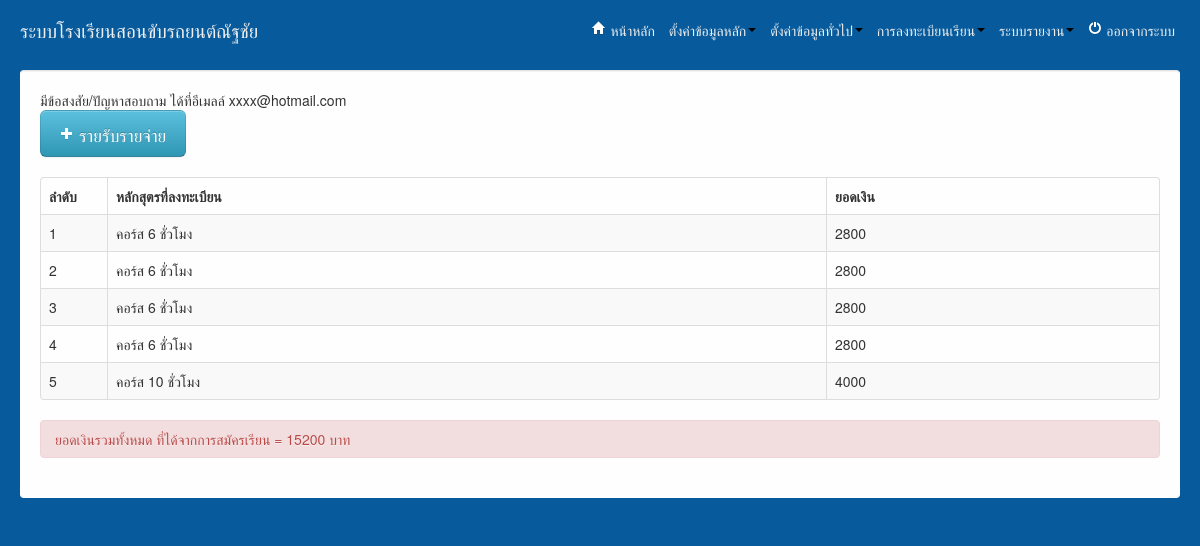
Screenshot of /admin/index.php?url=rpt_income.php (signed in) with the database file from the repository.
### tables this page shows
CREATE TABLE IF NOT EXISTS `tbregister` (
  `id` int(11) NOT NULL AUTO_INCREMENT,
  `username` varchar(50) NOT NULL,
  `password` varchar(50) NOT NULL,
  `name` varchar(255) NOT NULL,
  `addr` text NOT NULL,
  `email` varchar(50) NOT NULL,
  `tel` varchar(20) NOT NULL,
  `degree` varchar(255) NOT NULL,
  `r_day` date NOT NULL,
  `r_time` varchar(255) NOT NULL,
  `r_gear` varchar(250) NOT NULL,
  `r_car` varchar(255) NOT NULL,
  `course_id` int(11) NOT NULL,
  `payment` varchar(50) NOT NULL,
  `status` varchar(50) NOT NULL,
  `type` varchar(50) NOT NULL,
  `created` date NOT NULL,
  `FristPoint` int(11) NOT NULL,
  `EndPoint` int(11) NOT NULL,
  PRIMARY KEY (`id`)
);

CREATE TABLE IF NOT EXISTS `tbcourse` (
  `id` int(11) NOT NULL AUTO_INCREMENT,
  `c_name` varchar(250) NOT NULL,
  `c_time` int(5) NOT NULL,
  `c_price` int(5) NOT NULL,
  PRIMARY KEY (`id`)
);

### admin/rpt_income.php (the view, shortened to what this page needs)
<?php
$rs = mysql_query('SELECT * FROM tbregister ');
?>
<a href="#" class="btn btn-large btn-info"><i class="icon icon-plus icon-white"></i> รายรับรายจ่าย</a>
<br><br>
<table class="table table-bordered table-striped table-hover">
    <thead>
        <tr>
            <th width="50px">ลำดับ</th>
            <th>หลักสุตรที่ลงทะเบียน</th>
            <th>ยอดเงิน</th>
        </tr>
    </thead>
    <tbody>
        <?php $i = 1;
        while ($val = mysql_fetch_assoc($rs)):
            ?>
            <tr>
                <td><?php echo $i++; ?></td>
                <?php
                $rs_c = mysql_query('SELECT * FROM tbcourse WHERE id = ' . $val['course_id']);
                while ($val_c = mysql_fetch_assoc($rs_c)):
                    ?>
                    <td><?php echo $val_c['c_name']; ?></td>
                     <td><?php echo $val_c['c_price']; ?></td>
    <?php endwhile; ?>
            </tr>
<?php endwhile; ?>
    </tbody>
</table>
<?php
       $sql = "SELECT SUM(tbcourse.c_price) AS total  FROM tbregister,tbcourse WHERE tbregister.course_id = tbcourse.id ";
       $sum = mysql_query($sql);
       $r = mysql_fetch_assoc($sum);
?>
<div class="alert alert-error">ยอดเงินรวมทั้งหมด ที่ได้จากการสมัครเรียน = <?php echo $r['total'];?> บาท</div>

### admin/css/mycss.css (style rules this page uses)
* { margin: 0; padding: 0; }

### rows the page displays
tbcourse: c_name "คอร์ส 6 ชั่วโมง", c_price "2800"
tbcourse: c_name "คอร์ส 10 ชั่วโมง", c_price "4000"

### other values shown
$r['total'] "15200"
